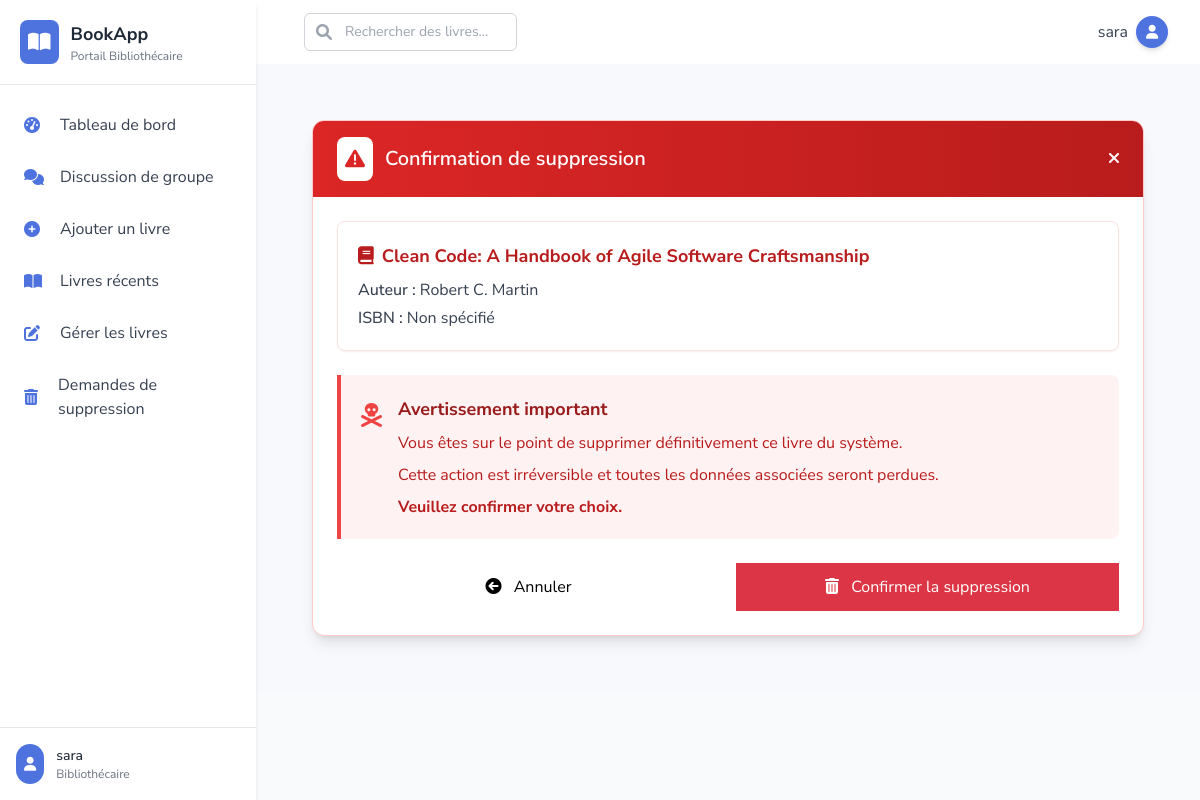
Page /ldbookk/17 (signed in) on the committed database.
### bookstore/models.py (models this page shows, shortened)
class User(AbstractUser):
    is_admin = models.BooleanField(default=False)
    is_publisher = models.BooleanField(default=False)
    is_librarian = models.BooleanField(default=False)
    class Meta:
        swappable = 'AUTH_USER_MODEL'

class Book(models.Model):
    title = models.CharField(max_length=100)
    author = models.CharField(max_length=100)
    year = models.CharField(max_length=100)
    publisher = models.CharField(max_length=200)
    desc = models.CharField(max_length=1000)
    uploaded_by = models.CharField(max_length=100, null=True, blank=True)
    user_id = models.CharField(max_length=100, null=True, blank=True)
    pdf = models.FileField(upload_to='bookapp/pdfs/')
    cover = models.ImageField(upload_to='bookapp/covers/', null=True, blank=True)

### bookstore/views.py (the view)
# urls.py: path('ldbookk/<int:pk>', views.LDeleteView.as_view(), name='ldbookk'),
class LDeleteView(LoginRequiredMixin,DeleteView):
	model = Book
	template_name = 'librarian/confirm_delete.html'
	success_url = reverse_lazy('lmbook')
	success_message = 'Data was deleted successfully'

### bookstore/templates/librarian/confirm_delete.html (shortened to what this page needs)
{% extends 'librarian/base.html' %}
{% load static %}
{% block content %}
<div class="max-w-4xl mx-auto px-4 sm:px-6 lg:px-8 py-8">
    <div class="bg-white shadow-lg rounded-xl overflow-hidden border border-red-200">
        <div class="px-6 py-4 bg-gradient-to-r from-red-600 to-red-700">
            <div class="flex items-center justify-between">
                <div class="flex items-center">
                    <div class="bg-white p-2 rounded-lg mr-3">
                        <i class="fas fa-exclamation-triangle text-red-600 text-xl"></i>
                    </div>
                    <h1 class="text-xl font-semibold text-white">Confirmation de suppression</h1>
                </div>
                <a href="{% url 'lmbook' %}" class="text-white hover:text-red-200">
                    <i class="fas fa-times"></i>
                </a>
            </div>
        </div>
        <div class="px-6 py-6">
            <div class="bg-white p-5 rounded-lg border border-red-100 shadow-sm mb-6">
                <div class="flex flex-col md:flex-row md:items-center md:justify-between">
                    <div>
                        <h2 class="text-lg font-bold text-red-700 mb-2">
                            <i class="fas fa-book mr-2"></i>{{ object.title }}
                        </h2>
                        <div class="space-y-1 text-gray-700">
                            <p><span class="font-medium">Auteur :</span> {{ object.author|default:"Non spécifié" }}</p>
                            <p><span class="font-medium">ISBN :</span> {{ object.isbn|default:"Non spécifié" }}</p>
                        </div>
                    </div>
                </div>
            </div>
            <div class="bg-red-50 border-l-4 border-red-500 p-5 rounded-r-lg mb-6">
                <div class="flex">
                    <div class="flex-shrink-0">
                        <i class="fas fa-skull-crossbones text-red-500 text-2xl mt-1"></i>
                    </div>
                    <div class="ml-4">
                        <h3 class="text-lg font-bold text-red-800">Avertissement important</h3>
                        <div class="mt-2 text-red-700 space-y-2">
                            <p>Vous êtes sur le point de supprimer définitivement ce livre du système.</p>
                            <p>Cette action est irréversible et toutes les données associées seront perdues.</p>
                            <p class="font-bold mt-3">Veuillez confirmer votre choix.</p>
                        </div>
                    </div>
                </div>
            </div>
            <form method="post" class="mt-6">
                <div class="flex flex-col sm:flex-row justify-between space-y-4 sm:space-y-0 sm:space-x-4">
                    <a href="{% url 'lmbook' %}" class="btn-secondary flex-1 text-center py-3">
                        <i class="fas fa-arrow-circle-left mr-2"></i> Annuler
                    </a>
                    <button type="submit" class="btn-danger flex-1 py-3">
                        <i class="fas fa-trash-alt mr-2"></i> Confirmer la suppression
                    </button>
                </div>
            </form>
        </div>
    </div>
</div>
{% endblock %}

### bookstore/templates/librarian/base.html (shortened to what this page needs)
{% load static %}
<!DOCTYPE html>
<html lang="fr">
<head>
    <script src="https://cdn.tailwindcss.com"></script>
    <link rel="stylesheet" href="https://cdnjs.cloudflare.com/ajax/libs/font-awesome/6.0.0/css/all.min.css" />
</head>
<body class="bg-gray-50 font-sans">
    <div class="min-h-screen flex">
        <aside class="w-64 bg-white shadow-md fixed h-full transition-all duration-300 transform z-20" id="sidebar">
            <div class="p-5 border-b border-gray-200">
                <a href="{% url 'librarian' %}" class="flex items-center space-x-3">
                    <div class="bg-primary p-2 rounded-lg">
                        <i class="fas fa-book-open text-xl text-white"></i>
                    </div>
                    <div>
                        <h5 class="text-lg font-bold text-gray-800">BookApp</h5>
                        <p class="text-xs text-gray-500">Portail Bibliothécaire</p>
                    </div>
                </a>
            </div>
            <nav class="mt-4 px-3">
                <a href="{% url 'librarian' %}" class="sidebar-item flex items-center px-3 py-3 rounded-lg mb-1 hover:bg-primary-light">
                    <i class="fas fa-tachometer-alt w-6 text-primary"></i>
                    <span class="ml-3 text-gray-700">Tableau de bord</span>
                </a>
                <a href="{% url 'llchat' %}" class="sidebar-item flex items-center px-3 py-3 rounded-lg mb-1 hover:bg-primary-light">
                    <i class="fas fa-comments w-6 text-primary"></i>
                    <span class="ml-3 text-gray-700">Discussion de groupe</span>
                </a>
                <a href="{% url 'labook_form' %}" class="sidebar-item flex items-center px-3 py-3 rounded-lg mb-1 hover:bg-primary-light">
                    <i class="fas fa-plus-circle w-6 text-primary"></i>
                    <span class="ml-3 text-gray-700">Ajouter un livre</span>
                </a>
                <a href="{% url 'llbook' %}" class="sidebar-item flex items-center px-3 py-3 rounded-lg mb-1 hover:bg-primary-light">
                    <i class="fas fa-book-open w-6 text-primary"></i>
                    <span class="ml-3 text-gray-700">Livres récents</span>
                </a>
                <a href="{% url 'lmbook' %}" class="sidebar-item flex items-center px-3 py-3 rounded-lg mb-1 hover:bg-primary-light">
                    <i class="fas fa-edit w-6 text-primary"></i>
                    <span class="ml-3 text-gray-700">Gérer les livres</span>
                </a>
                <a href="{% url 'ldrequest' %}" class="sidebar-item flex items-center px-3 py-3 rounded-lg mb-1 hover:bg-primary-light">
                    <i class="fas fa-trash-alt w-6 text-primary"></i>
                    <span class="ml-3 text-gray-700">Demandes de suppression</span>
                </a>
            </nav>
            <div class="absolute bottom-0 w-full p-4 border-t border-gray-200 bg-white">
                <div class="flex items-center space-x-3">
                    <div class="bg-primary p-2 rounded-full">
                        <i class="fas fa-user text-white text-sm"></i>
                    </div>
                    <div>
                        <div class="text-sm font-medium text-gray-800">{{ user.username }}</div>
                        <div class="text-xs text-gray-500">Bibliothécaire</div>
                    </div>
                </div>
            </div>
        </aside>
        <div class="flex-1 ml-64">
            <nav class="bg-white shadow-sm">
                <div class="max-w-7xl mx-auto px-4 sm:px-6 lg:px-8">
                    <div class="flex justify-between h-16 items-center">
                        <div class="flex items-center">
                            <form class="ml-4 flex-1" action="{% url 'lsearch' %}">
                                <div class="w-full max-w-lg lg:max-w-xs">
                                    <div class="relative">
                                        <div class="absolute inset-y-0 left-0 pl-3 flex items-center pointer-events-none">
                                        </div>
                                        <input id="search" name="query"
                                            class="input-focus block w-full pl-10 pr-3 py-2 border border-gray-300 rounded-md bg-white placeholder-gray-400 focus:outline-none focus:ring-2 focus:ring-primary focus:border-transparent sm:text-sm"
                                            placeholder="Rechercher des livres..."
                                            type="search" />
                                    </div>
                                </div>
                            </form>
                        </div>
                        <div class="flex items-center">
                            <div class="ml-3 relative">
                                <div class="flex items-center">
                                    <span class="text-gray-700 mr-2 hidden md:block">{{ user.username }}</span>
                                    <button type="button" class="relative flex text-sm focus:outline-none" id="user-menu-button">
                                        <div class="h-8 w-8 rounded-full bg-primary flex items-center justify-center text-white shadow-md">
                                            <i class="fas fa-user text-sm"></i>
                                        </div>
                                    </button>
                                </div>
                            </div>
                        </div>
                    </div>
                </div>
            </nav>
            <main class="flex-1 p-6 bg-secondary">
                {% block content %}{% endblock %}
            </main>
        </div>
    </div>
</body>
</html>

### bookstore/templates/librarian/base.html (style rules this page uses)
.sidebar-item { transition: all 0.3s ease; }

### bookstore/templates/librarian/confirm_delete.html (style rules this page uses)
.btn-danger { background-color: #dc3545; color: white; transition: all 0.3s ease; }

### rows in the picture
User: username "sara"
Book: title "Clean Code: A Handbook of Agile Software Craftsmanship", author "Robert C. Martin"

### other values in the picture
{{ object.isbn|default:"Non spécifié" }} "Non spécifié"
